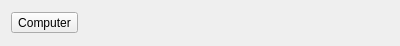
<?xml version="1.0" encoding="UTF-8"?>
<ui version="4.0">
 <class>DriveList</class>
 <widget class="QWidget" name="DriveList">
  <property name="geometry">
   <rect>
    <x>0</x>
    <y>0</y>
    <width>400</width>
    <height>46</height>
   </rect>
  </property>
  <property name="windowTitle">
   <string>Form</string>
  </property>
  <layout class="QHBoxLayout" name="horizontalLayout">
   <item>
    <widget class="QToolButton" name="homeButton">
     <property name="text">
      <string>Computer</string>
     </property>
     <property name="toolButtonStyle">
      <enum>Qt::ToolButtonTextBesideIcon</enum>
     </property>
    </widget>
   </item>
   <item>
    <spacer name="horizontalSpacer">
     <property name="orientation">
      <enum>Qt::Horizontal</enum>
     </property>
     <property name="sizeHint" stdset="0">
      <size>
       <width>91</width>
       <height>13</height>
      </size>
     </property>
    </spacer>
   </item>
   <item>
    <spacer name="horizontalSpacer_2">
     <property name="orientation">
      <enum>Qt::Horizontal</enum>
     </property>
     <property name="sizeHint" stdset="0">
      <size>
       <width>91</width>
       <height>13</height>
      </size>
     </property>
    </spacer>
   </item>
   <item>
    <spacer name="horizontalSpacer_3">
     <property name="orientation">
      <enum>Qt::Horizontal</enum>
     </property>
     <property name="sizeHint" stdset="0">
      <size>
       <width>91</width>
       <height>13</height>
      </size>
     </property>
    </spacer>
   </item>
  </layout>
 </widget>
 <resources/>
 <connections/>
</ui>
